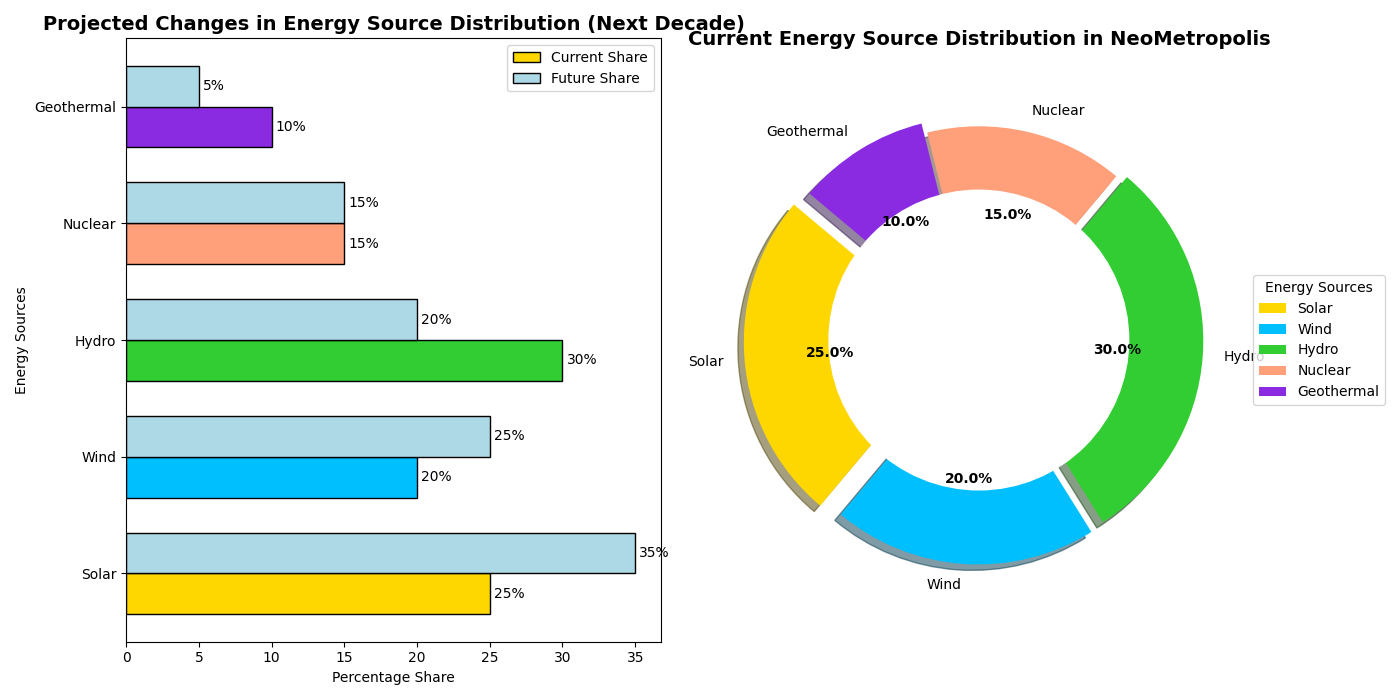

Here is the Python script that generated this plot:
import matplotlib.pyplot as plt
import numpy as np

energy_sources = ['Solar', 'Wind', 'Hydro', 'Nuclear', 'Geothermal']
current_share = [25, 20, 30, 15, 10]
future_share = [35, 25, 20, 15, 5]
colors = ['#FFD700', '#00BFFF', '#32CD32', '#FFA07A', '#8A2BE2']
explode = (0.1, 0.05, 0.05, 0, 0.05)

fig, (ax2, ax1) = plt.subplots(1, 2, figsize=(14, 7))

bar_width = 0.35
index = np.arange(len(energy_sources))

# Converting the bar chart to a horizontal bar chart
rects1 = ax2.barh(index, current_share, bar_width, color=colors, label='Current Share', edgecolor='black')
rects2 = ax2.barh(index + bar_width, future_share, bar_width, color='#ADD8E6', label='Future Share', edgecolor='black')

ax2.set_title('Projected Changes in Energy Source Distribution (Next Decade)', fontsize=14, fontweight='bold')
ax2.set_ylabel('Energy Sources')  # Change x-label to y-axis
ax2.set_xlabel('Percentage Share')  # Change y-label to x-axis
ax2.set_yticks(index + bar_width / 2)  # Use set_yticks for a horizontal bar
ax2.set_yticklabels(energy_sources)  # Use set_yticklabels for a horizontal bar
ax2.legend()

def add_value_labels(ax, rects):
    for rect in rects:
        width = rect.get_width()
        ax.annotate(f'{width}%', 
                    xy=(width, rect.get_y() + rect.get_height() / 2),
                    xytext=(3, 0),  # 3 points horizontal offset
                    textcoords="offset points",
                    ha='left', va='center')

add_value_labels(ax2, rects1)
add_value_labels(ax2, rects2)

wedges, texts, autotexts = ax1.pie(current_share, labels=energy_sources, autopct='%1.1f%%', 
                                   startangle=140, colors=colors, explode=explode, shadow=True)

centre_circle = plt.Circle((0, 0), 0.70, color='white', fc='white', linewidth=1.25)
ax1.add_artist(centre_circle)

ax1.set_title('Current Energy Source Distribution in NeoMetropolis', fontsize=14, fontweight='bold', pad=20)
plt.setp(autotexts, size=10, weight='bold', color='black')
plt.setp(texts, size=10)

ax1.legend(wedges, energy_sources, title="Energy Sources", loc="center left", bbox_to_anchor=(1, 0.5), fontsize=10)

plt.tight_layout()
plt.show()
